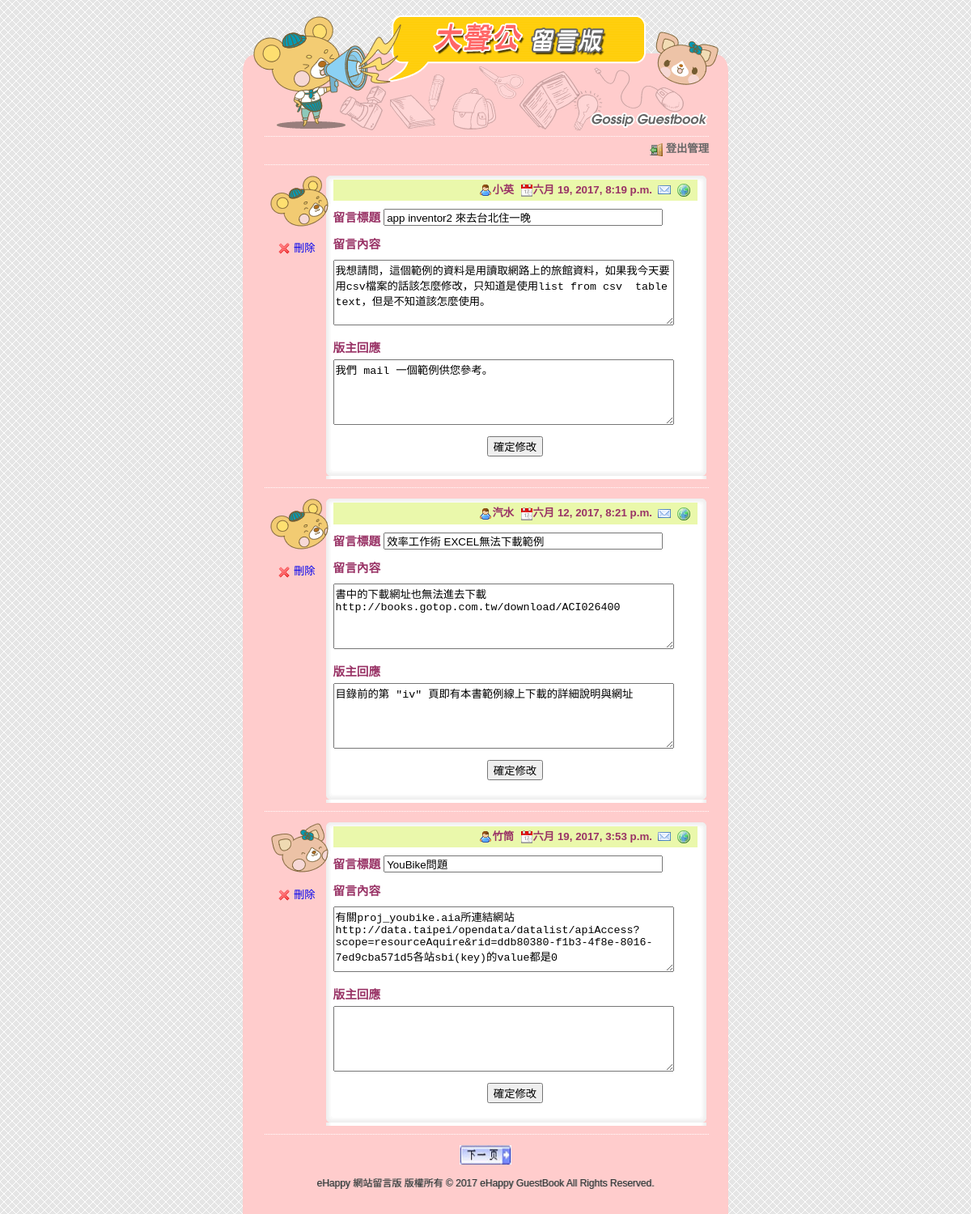
Page /adminmain/ on the committed database.
### boardapp/models.py (models this page shows, shortened)
class BoardUnit(models.Model):
    bname = models.CharField(max_length=20, null=False)
    bgender = models.CharField(max_length=2, default='m', null=False)
    bsubject = models.CharField(max_length=100, null=False)
    btime = models.DateTimeField(auto_now=True)
    bmail = models.EmailField(max_length=100, blank=True, default='')
    bweb = models.CharField(max_length=200, blank=True, default='')
    bcontent = models.TextField(null=False)
    bresponse = models.TextField(blank=True, default='')

### boardapp/views.py (the view, shortened to what this page needs)
# urls.py: path('adminmain/', views.adminmain),
def adminmain(request, pageindex=None):  #管理頁面
	global page
	pagesize = 3
	boardall = models.BoardUnit.objects.all().order_by('-id')
	datasize = len(boardall)
	totpage = math.ceil(datasize / pagesize)
	if pageindex==None:
		page =0
		boardunits = models.BoardUnit.objects.order_by('-id')[:pagesize]
	elif pageindex=='prev':
		start = (page-1)*pagesize
		if start >= 0:
			boardunits = models.BoardUnit.objects.order_by('-id')[start:(start+pagesize)]
			page -= 1
	elif pageindex=='next':
		start = (page+1)*pagesize
		if start < datasize:
			boardunits = models.BoardUnit.objects.order_by('-id')[start:(start+pagesize)]
			page += 1
	elif pageindex=='ret':  #按確定修改鈕後返回
		start = page*pagesize
		boardunits = models.BoardUnit.objects.order_by('-id')[start:(start+pagesize)]
	currentpage = page+1
	return render(request, "adminmain.html", locals())

### templates/adminmain.html (shortened to what this page needs)
{% extends "baseadmin.html" %}
{% load static %}
{% block content %}
  {% for unit in boardunits %}
	<tr>
	  <td background="{% static "images/g_r3_c3.png" %}">
		  <table width="545" border="0" align="center" cellpadding="0" cellspacing="0" background="{% static "images/g_r5_c4.png" %}"
			<tr>
			  <td valign="top" style="background:url({% static "images/g_r4_c4.png" %}); background-repeat:no-repeat">
				<form action="/adminmain/{{unit.id}}/" method="POST" name="form1">
				  <div class="floorDiv">
					  {% if unit.bgender == "m" %}
						  <img src="{% static "images/boy.png" %}" width="72" height="63" />
					  {% else %}
						  <img src="{% static "images/girl.png" %}" width="72" height="63" />
					  {% endif %}
					  <a href="/delete/{{unit.id}}/">
						<img src="{% static "images/cross.png" %}" width="16" height="16" border="0" align="absmiddle"> 刪除</a>
				  </div>
				  <div class="contentDiv">
					<p class="editor">
					  <img src="{% static "images/user.png" %}" width="16" height="16" align="absmiddle">{{unit.bname}}&nbsp;
					  <img src="{% static "images/date.png" %}" width="16" height="16" align="absmiddle">{{unit.btime}}&nbsp;
					  <a href="mailto:{{unit.bmail}}" target="_blank">
						<img src="{% static "images/email.png" %}" width="16" height="16" border="0" align="absmiddle"></a>&nbsp;
					  <a href="{{unit.bweb}}" target="_blank">
						<img src="{% static "images/world.png" %}" width="16" height="16" border="0" align="absmiddle"></a>&nbsp;
					</p>
					<p class="title">留言標題
					  <input name="boardsubject" type="text" id="boardsubject" style="margin-top:5px" value="{{unit.bsubject}}" size="40">
					</p>
					<p class="title"> 留言內容
					  <textarea name="boardcontent" cols="50" rows="5" id="boardcontent" style="margin-top:5px">{{unit.bcontent}}</textarea>
					</p>
					<p class="title">版主回應
					  <textarea name="boardresponse" cols="50" rows="5" id="boardresponse">{{unit.bresponse}}</textarea>
					</p>
					<p align="center">
					  <input type="submit" name="button" id="button" value="確定修改">
					</p>
				  </div>
				</form>
			  </td>
			</tr>
			<tr>
			  <td><img name="g_r7_c4" src="{% static "images/g_r7_c4.png" %}" width="545" height="12" border="0" alt=""></td>
			</tr>
		  <span class="functionDiv">
			  <img src="{% static "images/g_r9_c3.png" %}" width="600" height="20" border="0" />
		  </span>
  {% empty %}
	<tr>
	  <td background="{% static "images/g_r3_c3.png" %}">
		  <div class="messageDiv"><img src="{% static "images/exclamation.png" %}" width="16" height="16" align="absmiddle"> 目前沒有新的資料。</div></td>
	</tr>
  {% endfor %}
	  <tr>
		<td background="{% static "images/g_r3_c3.png" %}">
		  <div class="pagebutton">
		  {% if currentpage < totpage %}
			  <a href="/adminmain/next/" title="下一頁">
			  <img src="{% static "images/nextpage.png" %}" alt="下一頁" width="64" height="24" /></a>
		  {% endif %}
		  </div>
		</td>
	  </tr>
	  <tr>
		<td background="{% static "images/g_r3_c3.png" %}">
{% endblock %}

### static/css/style.css (style rules this page uses)
html, body { margin: 0; padding: 0; height: 100%; border: none; }
body { margin-left: 0px; margin-top: 0px; margin-right: 0px; margin-bottom: 0px; background-image: url(images/bg.gif); }
form { margin: 0px; }
.contentDiv { float: left; width: 450px; margin-top: 0px; margin-right: 10px; margin-bottom: 0px; margin-left: 10px; }
.contentDiv .title { font-family: Arial, Helvetica, sans-serif; font-size: 11pt; line-height: 28px; font-weight: bold; color: #993366; margin-top: 0px; margin-bottom: 5px; }
.contentDiv p { font-family: Arial, Helvetica, sans-serif; font-size: 10pt; line-height: 150%; margin-top: 0px; margin-bottom: 10px; }
.contentDiv .editor { font-family: Arial, Helvetica, sans-serif; font-size: 10pt; line-height: 120%; font-weight: bold; color: #993366; text-align: right; background-color: #EAF8AB; padding: 5px; margin-top: 5px; margin-right: 0px; margin-bottom: 5px; margin-left: 0px; }
.contentDiv .editor a { color: #063; text-decoration: none; }
.functionDiv { font-size: 10pt; line-height: 16px; color: #666; }
.floorDiv { width: 48px; padding-right: 20px; float: left; height: 64px; padding-left: 6px; }
.floorDiv a { font-family: Arial, Helvetica, sans-serif; font-size: 10pt; text-decoration: none; text-align:center; width: 66px; margin:2px auto; padding-top:10px; display: block; }
.pagebutton { height: 30px; margin-right: auto; margin-left: auto; text-align: center; }

### rows in the picture
BoardUnit: bname "小英", btime "六月 19, 2017, 8:19 p.m.", boardsubject "app inventor2 來去台北住一晚", boardcontent "我想請問，這個範例的資料是用讀取網路上的旅館資料，如果我今天要用csv檔案的話該怎麼修改，只知道是使用list from csv table text，但是不知道該怎麼使用。", boardresponse "我們 mail 一個範例供您參考。"
BoardUnit: bname "汽水", btime "六月 12, 2017, 8:21 p.m.", boardsubject "效率工作術 EXCEL無法下載範例", boardcontent "書中的下載網址也無法進去下載 http://books.gotop.com.tw/download/ACI026400", boardresponse "目錄前的第 \"iv\" 頁即有本書範例線上下載的詳細說明與網址"
BoardUnit: bname "竹筒", btime "六月 19, 2017, 3:53 p.m.", boardsubject "YouBike問題", boardcontent "有關proj_youbike.aia所連結網站http://data.taipei/opendata/datalist/apiAccess?scope=resourceAquire&rid=ddb80380-f1b3-4f8e-8016-7ed9cba571d5各站sbi(key)的value都是0"
